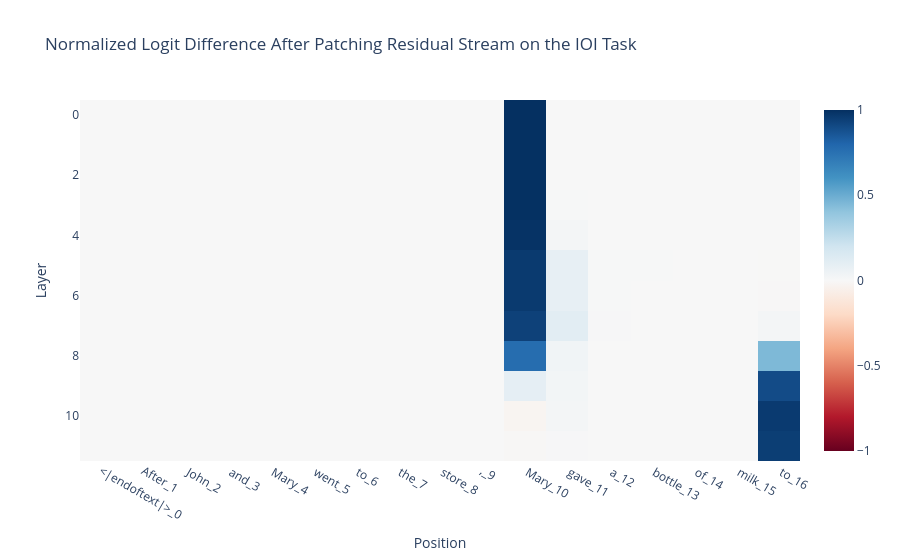

The code cell stored with this chart in its notebook:
### Code cell
# Visualize the patching results as a heatmap.
# Red = patching here mostly recovers clean performance (important location)
# Blue = patching here hurts performance (the clean activation at this location was not helpful)
#
# Key observations:
# - Early layers: only the second subject token (Mary/John) position matters
# - Layers 7-8: information moves from the subject token to the FINAL token
#   (this is where the S-Inhibition and Name Mover heads operate)

token_labels = [
    f"{token}_{index}"
    for index, token in enumerate(model.to_str_tokens(clean_tokens))
]

imshow(
    ioi_patching_result,
    x=token_labels,
    xaxis="Position",
    yaxis="Layer",
    title="Normalized Logit Difference After Patching Residual Stream on the IOI Task",
)

### Figure 1 — Plotly figure (JSON) as saved in the notebook; plotly's stock layout.template omitted (floating-point values rounded to 4 significant figures; data arrays with more than 128 entries replaced by an {"elided": "..."} marker saying what was removed)
{"data": [{"coloraxis": "coloraxis", "hovertemplate": "Position: %{x}<br>Layer: %{y}<br>color: %{z}<extra></extra>", "name": "0", "type": "heatmap", "x": ["<|endoftext|>_0", "After_1", " John_2", " and_3", " Mary_4", " went_5", " to_6", " the_7", " store_8", ",_9", " Mary_10", " gave_11", " a_12", " bottle_13", " of_14", " milk_15", " to_16"], "xaxis": "x", "yaxis": "y", "z": {"elided": "12x17 float values"}}], "layout": {"coloraxis": {"autocolorscale": false, "cmid": 0, "colorscale": [[0, "rgb(103,0,31)"], [0.1, "rgb(178,24,43)"], [0.2, "rgb(214,96,77)"], [0.3, "rgb(244,165,130)"], [0.4, "rgb(253,219,199)"], [0.5, "rgb(247,247,247)"], [0.6, "rgb(209,229,240)"], [0.7, "rgb(146,197,222)"], [0.8, "rgb(67,147,195)"], [0.9, "rgb(33,102,172)"], [1, "rgb(5,48,97)"]]}, "title": {"text": "Normalized Logit Difference After Patching Residual Stream on the IOI Task"}, "xaxis": {"anchor": "y", "constrain": "domain", "domain": [0, 1], "scaleanchor": "y", "title": {"text": "Position"}}, "yaxis": {"anchor": "x", "autorange": "reversed", "constrain": "domain", "domain": [0, 1], "title": {"text": "Layer"}}}}
